Frame 1 (no input): blank canvas, image omitted
Frame 60 (no input): blank canvas, image omitted
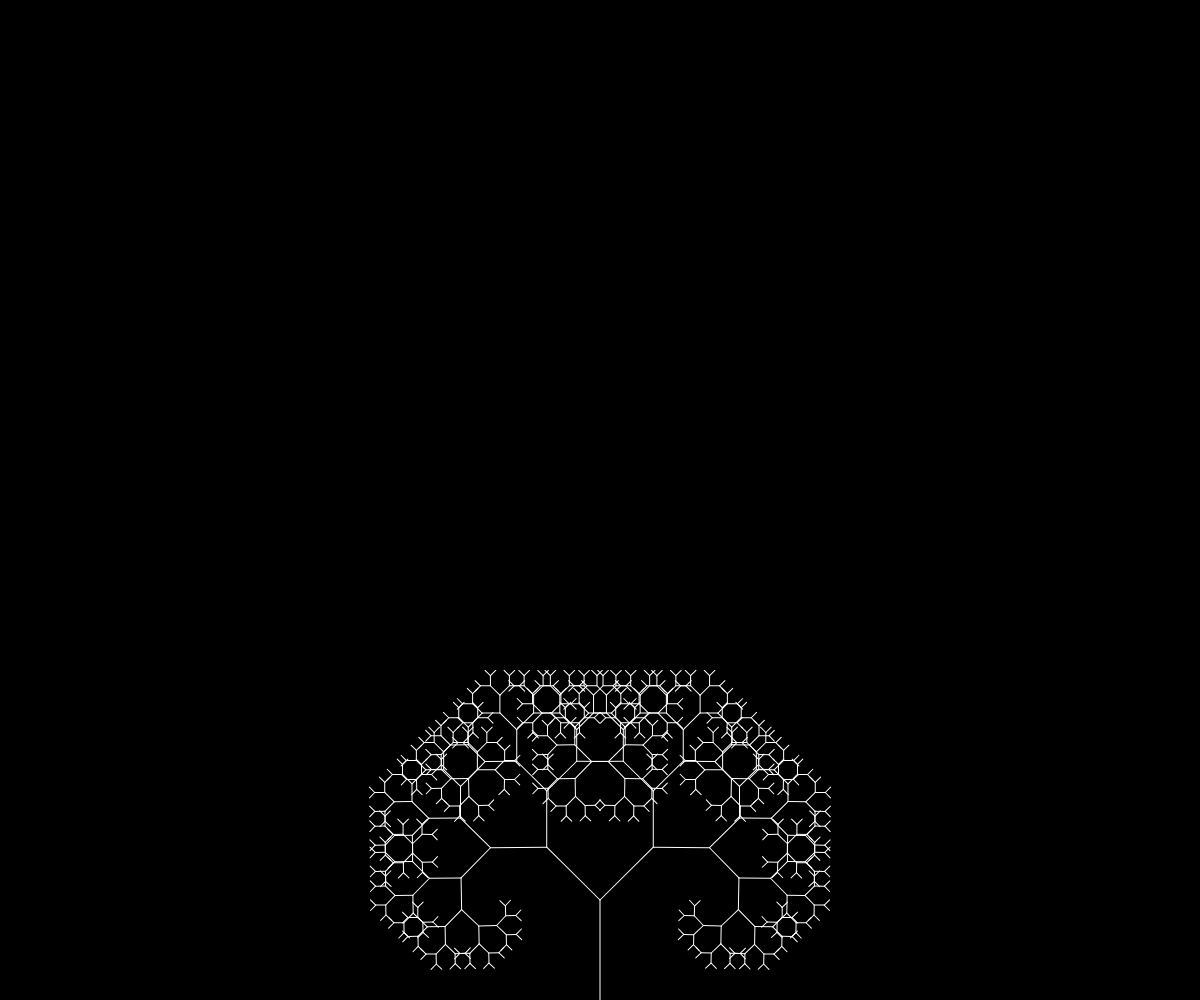
Frame 120 (the mouse pressed at the canvas centre since frame 60)

The p5.js sketch whose frames 1 and 60 were blank and that drew this single picture after the mouse press (run headless with seeded random() and noise() and a simulated clock; from frame 60 on, the mouse is pressed at the canvas centre):

// p5.js sketch
// ── sketch.js
var angle;
var slider;
var sliderMoving;
var mousePressedAndMoving;
var growTree;

function setup() { 
  createCanvas(windowWidth, windowHeight);
  slider = createSlider(0, 2 * PI, PI / 4, 0.01, false);
  slider.position(10, height);
  slider.class('hidden'); // add a class to the slider element
  sliderMoving = false;
  mousePressedAndMoving = false;
  growTree = false;
  canvas = document.getElementsByTagName('canvas')[0];
  canvas.addEventListener('mousedown', mousePressed);
  canvas.addEventListener('mouseup', mouseReleased);
  canvas.addEventListener('mousemove', mouseMoved);
} 

function draw() { 
  background(0); // set background color to black
  angle = slider.value();
  
  // update slider value based on mouse movement
  if (mousePressedAndMoving) {
    sliderMoving = true;
    growTree = true;
  } else {
    sliderMoving = false;
    if (!growTree) {
      return;
    }
  }
  
  translate(width/2, height);
  stroke(255); // set tree color to white
  branch(100);
}

function branch(len) {
  if (!growTree) {
    return;
  }
  line(0, 0, 0, -len);
  translate(0, -len);
  if (len > 10 && sliderMoving) { // stop growing if slider is not moving
    push();
    rotate(angle);
    branch(len * 0.75);
    pop();
    push();
    rotate(-angle);
    branch(len * 0.75);
    pop();  
  }
}

function mousePressed() {
  if (isMouseOverCanvas()) {
    mousePressedAndMoving = true;
  }
}

function mouseReleased() {
  if (isMouseOverCanvas()) {
    mousePressedAndMoving = false;
    growTree = false;
  }
}

function mouseMoved(event) {
  if (isMouseOverCanvas() && mousePressedAndMoving) {
    var sliderValue = map(event.offsetY, 0, height, 2 * PI, 0);
    slider.value(sliderValue);
  }
}

function isMouseOverCanvas() {
  var rect = canvas.getBoundingClientRect();
  return (mouseX > rect.left && mouseX < rect.right &&
          mouseY > rect.top && mouseY < rect.bottom);
}

// ── style.css
html, body {
  margin: 0;
  padding: 0;
}

canvas {
  display: block;
}

.hidden {
  display: none;
}
